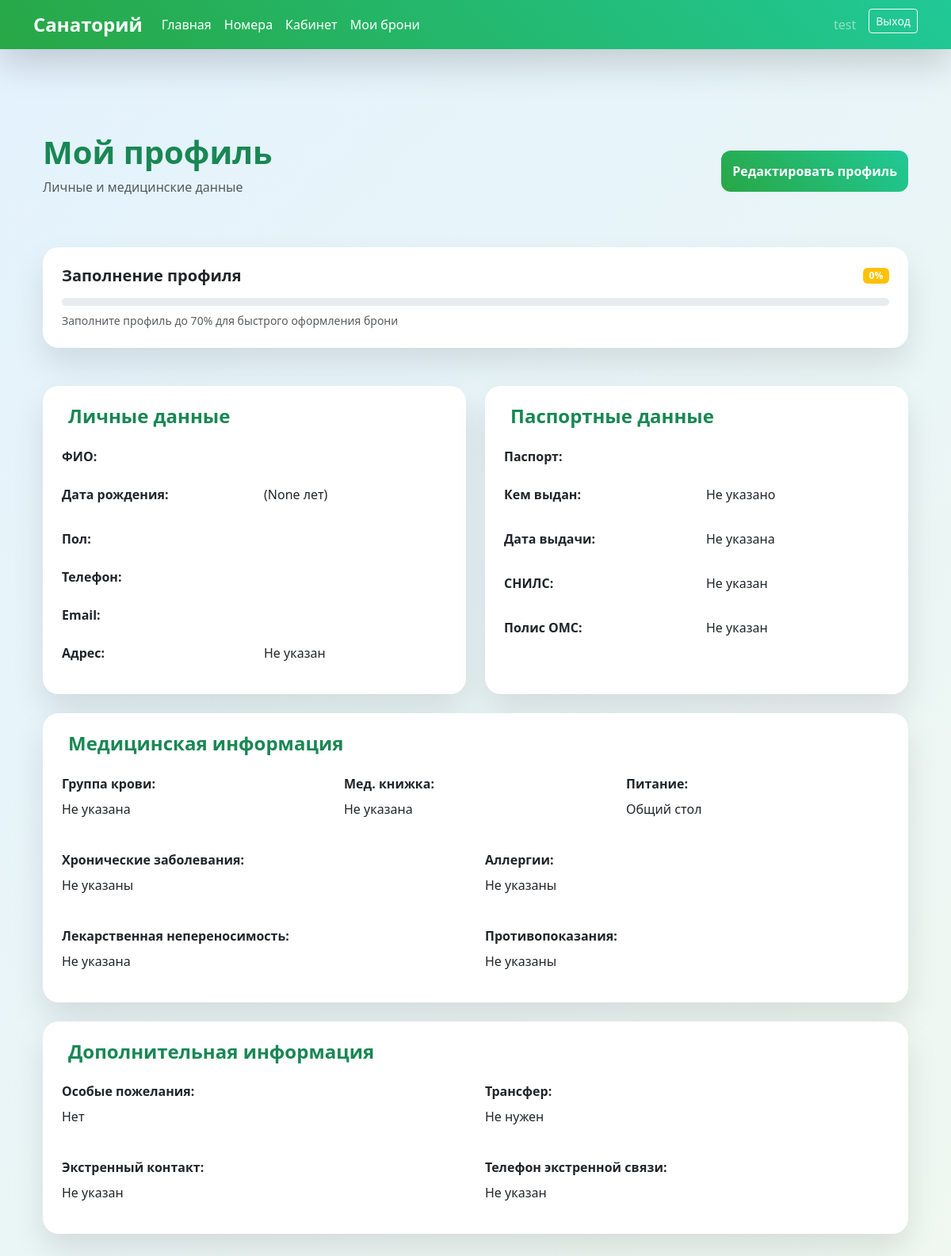
/accounts/profile/ (signed in), run on the app's committed database.
### accounts/models.py (models this page shows, shortened)
class GuestProfile(models.Model):
    GENDER_CHOICES = [
        ('M', 'Мужской'),
        ('F', 'Женский'),
    ]
    BLOOD_TYPE_CHOICES = [
        ('O+', 'O(I) Rh+'),
        ('O-', 'O(I) Rh-'),
        ('A+', 'A(II) Rh+'),
        ('A-', 'A(II) Rh-'),
        ('B+', 'B(III) Rh+'),
        ('B-', 'B(III) Rh-'),
        ('AB+', 'AB(IV) Rh+'),
        ('AB-', 'AB(IV) Rh-'),
    ]
    DIET_CHOICES = [
        ('standard', 'Общий стол'),
        ('dietary', 'Диетическое'),
        ('vegetarian', 'Вегетарианское'),
        ('diabetic', 'Диабетическое'),
        ('salt_free', 'Бессолевое'),
        ('gluten_free', 'Безглютеновое'),
    ]
    user = models.OneToOneField(User, on_delete=models.CASCADE)
    first_name = models.CharField(max_length=30, verbose_name='Имя')
    last_name = models.CharField(max_length=30, verbose_name='Фамилия')
    middle_name = models.CharField(max_length=30, blank=True, verbose_name='Отчество')
    birth_date = models.DateField(null=True, blank=True, verbose_name='Дата рождения')
    gender = models.CharField(max_length=1, choices=GENDER_CHOICES, blank=True, verbose_name='Пол')
    phone = models.CharField(max_length=20, verbose_name='Телефон')
    email = models.EmailField(blank=True, verbose_name='Email')
    address = models.TextField(max_length=200, blank=True, verbose_name='Адрес проживания')
    passport_series = models.CharField(max_length=4, blank=True, verbose_name='Серия паспорта')
    passport_number = models.CharField(max_length=6, blank=True, verbose_name='Номер паспорта')
    passport_issued_by = models.TextField(max_length=200, blank=True, verbose_name='Кем выдан')
    passport_issue_date = models.DateField(null=True, blank=True, verbose_name='Дата выдачи')
    snils = models.CharField(max_length=14, blank=True, verbose_name='СНИЛС',
                             help_text='Формат: XXX-XXX-XXX XX')
    oms_policy = models.CharField(max_length=16, blank=True, verbose_name='Полис ОМС')
    medical_book_number = models.CharField(max_length=50, blank=True, verbose_name='Номер мед. книжки')
    blood_type = models.CharField(max_length=3, choices=BLOOD_TYPE_CHOICES, blank=True, verbose_name='Группа крови')
    chronic_diseases = models.TextField(max_length=500, blank=True, verbose_name='Хронические заболевания')
    allergies = models.TextField(max_length=500, blank=True, verbose_name='Аллергии')
    drug_intolerance = models.TextField(max_length=500, blank=True, verbose_name='Лекарственная непереносимость')
    contraindications = models.TextField(max_length=500, blank=True, verbose_name='Противопоказания к процедурам')
    preferred_diet = models.CharField(max_length=20, choices=DIET_CHOICES, default='standard',
                                      verbose_name='Предпочитаемое питание')
    special_requests = models.TextField(max_length=500, blank=True, verbose_name='Особые пожелания')
    need_transfer = models.BooleanField(default=False, verbose_name='Нужен трансфер')
    emergency_contact = models.CharField(max_length=100, blank=True, verbose_name='Контакт для экстренной связи')
    emergency_phone = models.CharField(max_length=20, blank=True, verbose_name='Телефон экстренной связи')
    created_at = models.DateTimeField(auto_now_add=True, verbose_name='Дата регистрации')
    updated_at = models.DateTimeField(auto_now=True, verbose_name='Дата обновления')
    is_profile_complete = models.BooleanField(default=False, verbose_name='Профиль заполнен')
    class Meta:
        verbose_name = 'Профиль пациента'
        verbose_name_plural = 'Профили пациентов'
    @property
    def full_name(self):
        return f"{self.last_name} {self.first_name} {self.middle_name or ''}".strip()
    @property
    def age(self):
        if self.birth_date:
            today = date.today()
            return today.year - self.birth_date.year - (
                    (today.month, today.day) < (self.birth_date.month, self.birth_date.day)
            )
        return None
    def calculate_profile_completion(self):
        required_fields = ['first_name', 'last_name', 'phone', 'email',
                           'birth_date', 'passport_series', 'passport_number',
                           'snils', 'oms_policy']
        filled = 0
        for field in required_fields:
            value = getattr(self, field)
            if value and str(value).strip():
                filled += 1
        percentage = (filled / len(required_fields)) * 100
        self.is_profile_complete = percentage >= 70
        return percentage

### accounts/views.py (the view)
# urls.py: path('profile/', ProfileView.as_view(), name='profile'),
@method_decorator(login_required, name='dispatch')
class ProfileView(TemplateView):
    template_name = 'profile.html'
    def get_context_data(self, **kwargs):
        context = super().get_context_data(**kwargs)
        user = self.request.user
        profile = get_object_or_404(GuestProfile, user=user)
        profile_completion = profile.calculate_profile_completion()
        context.update({
            'profile': profile,
            'profile_completion': profile_completion,
        })
        return context

### templates/profile.html (shortened to what this page needs)
{% extends 'base.html' %}
{% block content %}
<div class="container py-4">
    <div class="d-flex justify-content-between align-items-center mb-5">
        <div>
            <h1 class="fw-bold text-success mb-2">Мой профиль</h1>
            <p class="text-muted">Личные и медицинские данные</p>
        </div>
        <a href="{% url 'profile_edit' %}" class="btn btn-custom text-white">
            Редактировать профиль
        </a>
    </div>
    <div class="form-card p-4 mb-5">
        <div class="d-flex justify-content-between align-items-center mb-3">
            <h5 class="fw-bold text-dark mb-0">Заполнение профиля</h5>
            <span class="badge bg-{% if profile_completion >= 70 %}success{% else %}warning{% endif %}">
                {{ profile_completion|floatformat:0 }}%
            </span>
        </div>
        <div class="progress" style="height: 10px;">
        </div>
        <small class="text-muted mt-2 d-block">
            {% if profile_completion < 70 %}
            Заполните профиль до 70% для быстрого оформления брони
            {% else %}
            Профиль заполнен достаточно для бронирования
            {% endif %}
        </small>
    </div>
    <div class="row g-4">
        <div class="col-lg-6">
            <div class="form-card p-4 h-100">
                <h4 class="fw-bold text-success mb-4">
                    Личные данные
                </h4>
                <div class="row mb-3">
                    <div class="col-md-6">
                        <p class="mb-2"><strong>ФИО:</strong></p>
                    </div>
                    <div class="col-md-6">
                    </div>
                </div>
                <div class="row mb-3">
                    <div class="col-md-6">
                        <p class="mb-2"><strong>Дата рождения:</strong></p>
                    </div>
                    <div class="col-md-6">
                        <p>{{ profile.birth_date|date:"d.m.Y" }} ({{ profile.age }} лет)</p>
                    </div>
                </div>
                <div class="row mb-3">
                    <div class="col-md-6">
                        <p class="mb-2"><strong>Пол:</strong></p>
                    </div>
                    <div class="col-md-6">
                    </div>
                </div>
                <div class="row mb-3">
                    <div class="col-md-6">
                        <p class="mb-2"><strong>Телефон:</strong></p>
                    </div>
                    <div class="col-md-6">
                    </div>
                </div>
                <div class="row mb-3">
                    <div class="col-md-6">
                        <p class="mb-2"><strong>Email:</strong></p>
                    </div>
                    <div class="col-md-6">
                    </div>
                </div>
                <div class="row">
                    <div class="col-md-6">
                        <p class="mb-2"><strong>Адрес:</strong></p>
                    </div>
                    <div class="col-md-6">
                        <p>{{ profile.address|default:"Не указан"|linebreaksbr }}</p>
                    </div>
                </div>
            </div>
        </div>
        <div class="col-lg-6">
            <div class="form-card p-4 h-100">
                <h4 class="fw-bold text-success mb-4">
                    Паспортные данные
                </h4>
                <div class="row mb-3">
                    <div class="col-md-6">
                        <p class="mb-2"><strong>Паспорт:</strong></p>
                    </div>
                    <div class="col-md-6">
                    </div>
                </div>
                <div class="row mb-3">
                    <div class="col-md-6">
                        <p class="mb-2"><strong>Кем выдан:</strong></p>
                    </div>
                    <div class="col-md-6">
                        <p>{{ profile.passport_issued_by|default:"Не указано"|linebreaksbr }}</p>
                    </div>
                </div>
                <div class="row mb-3">
                    <div class="col-md-6">
                        <p class="mb-2"><strong>Дата выдачи:</strong></p>
                    </div>
                    <div class="col-md-6">
                        <p>{{ profile.passport_issue_date|date:"d.m.Y"|default:"Не указана" }}</p>
                    </div>
                </div>
                <div class="row mb-3">
                    <div class="col-md-6">
                        <p class="mb-2"><strong>СНИЛС:</strong></p>
                    </div>
                    <div class="col-md-6">
                        <p>{{ profile.snils|default:"Не указан" }}</p>
                    </div>
                </div>
                <div class="row">
                    <div class="col-md-6">
                        <p class="mb-2"><strong>Полис ОМС:</strong></p>
                    </div>
                    <div class="col-md-6">
                        <p>{{ profile.oms_policy|default:"Не указан" }}</p>
                    </div>
                </div>
            </div>
        </div>
        <div class="col-12">
            <div class="form-card p-4">
                <h4 class="fw-bold text-success mb-4">
                    Медицинская информация
                </h4>
                <div class="row g-4">
                    <div class="col-md-4">
                        <p class="mb-2"><strong>Группа крови:</strong></p>
                        <p>{{ profile.get_blood_type_display|default:"Не указана" }}</p>
                    </div>
                    <div class="col-md-4">
                        <p class="mb-2"><strong>Мед. книжка:</strong></p>
                        <p>{{ profile.medical_book_number|default:"Не указана" }}</p>
                    </div>
                    <div class="col-md-4">
                        <p class="mb-2"><strong>Питание:</strong></p>
                        <p>{{ profile.get_preferred_diet_display }}</p>
                    </div>
                    <div class="col-md-6">
                        <p class="mb-2"><strong>Хронические заболевания:</strong></p>
                        <p>{{ profile.chronic_diseases|default:"Не указаны"|linebreaksbr }}</p>
                    </div>
                    <div class="col-md-6">
                        <p class="mb-2"><strong>Аллергии:</strong></p>
                        <p>{{ profile.allergies|default:"Не указаны"|linebreaksbr }}</p>
                    </div>
                    <div class="col-md-6">
                        <p class="mb-2"><strong>Лекарственная непереносимость:</strong></p>
                        <p>{{ profile.drug_intolerance|default:"Не указана"|linebreaksbr }}</p>
                    </div>
                    <div class="col-md-6">
                        <p class="mb-2"><strong>Противопоказания:</strong></p>
                        <p>{{ profile.contraindications|default:"Не указаны"|linebreaksbr }}</p>
                    </div>
                </div>
            </div>
        </div>
        <div class="col-12">
            <div class="form-card p-4">
                <h4 class="fw-bold text-success mb-4">
                    Дополнительная информация
                </h4>
                <div class="row g-4">
                    <div class="col-md-6">
                        <p class="mb-2"><strong>Особые пожелания:</strong></p>
                        <p>{{ profile.special_requests|default:"Нет"|linebreaksbr }}</p>
                    </div>
                    <div class="col-md-6">
                        <p class="mb-2"><strong>Трансфер:</strong></p>
                        <p>{{ profile.need_transfer|yesno:"Нужен,Не нужен" }}</p>
                    </div>
                    <div class="col-md-6">
                        <p class="mb-2"><strong>Экстренный контакт:</strong></p>
                        <p>{{ profile.emergency_contact|default:"Не указан" }}</p>
                    </div>
                    <div class="col-md-6">
                        <p class="mb-2"><strong>Телефон экстренной связи:</strong></p>
                        <p>{{ profile.emergency_phone|default:"Не указан" }}</p>
                    </div>
                </div>
            </div>
        </div>
    </div>
</div>
{% endblock %}

### templates/base.html (shortened to what this page needs)
<!DOCTYPE html>
<html lang="ru">
<head>
    <link href="https://cdn.jsdelivr.net/npm/bootstrap@5.3.3/dist/css/bootstrap.min.css" rel="stylesheet">
</head>
<body class="py-5">
    <nav class="navbar navbar-expand-lg navbar-custom fixed-top shadow-lg">
        <div class="container">
            <a class="navbar-brand fw-bold text-white fs-4" href="{% url 'home' %}">Санаторий</a>
            <div class="collapse navbar-collapse" id="navbarMain">
                <ul class="navbar-nav me-auto">
    <li class="nav-item">
        <a class="nav-link text-white {% if request.path == '/' %}active{% endif %}"
           href="{% url 'home' %}">Главная</a>
    </li>
    <li class="nav-item">
        <a class="nav-link text-white {% if 'rooms' in request.path %}active{% endif %}"
           href="{% url 'rooms' %}">Номера</a>
    </li>
    {% if user.is_authenticated %}
    <li class="nav-item">
        <a class="nav-link text-white {% if 'dashboard' in request.path %}active{% endif %}"
           href="{% url 'dashboard' %}">Кабинет</a>
    </li>
    <li class="nav-item">
        <a class="nav-link text-white {% if 'booking' in request.path %}active{% endif %}"
           href="{% url 'booking_list' %}">Мои брони</a>
    </li>
    {% endif %}
</ul>
                <div class="navbar-nav ms-auto">
                    {% if user.is_authenticated %}
                    <span class="navbar-text text-white-50 me-3">{{ user.username }}</span>
                    <form method="post" action="{% url 'logout' %}" class="d-inline">
                        <button class="btn btn-outline-light btn-sm">Выход</button>
                    </form>
                    {% else %}
                    <a href="{% url 'login' %}" class="btn btn-outline-light btn-sm me-2">Вход</a>
                    <a href="{% url 'signup' %}" class="btn btn-light btn-sm">Регистрация</a>
                    {% endif %}
                </div>
            </div>
        </div>
    </nav>
    <main class="container py-5 mt-5">
        {% block content %}{% endblock %}
    </main>
</body>
</html>

### templates/base.html (style rules this page uses)
body { background: linear-gradient(135deg, #e3f2fd 0%, #f0f8f0 100%); min-height: 100vh; font-family: 'Segoe UI', Tahoma, sans-serif; }
.form-card { background: white; border-radius: 20px; box-shadow: 0 20px 40px rgba(0,0,0,0.1); border: none; margin: auto; }
.btn-custom { background: linear-gradient(45deg, #28a745, #20c997); border: none; border-radius: 12px; padding: 14px; font-weight: 600; transition: all 0.3s; }
.navbar-custom { background: linear-gradient(45deg, #28a745, #20c997) !important; }

### data on the page
GuestProfile: age "None", address "Не указан", passport_issued_by "Не указано", passport_issue_date "Не указана", snils "Не указан", oms_policy "Не указан", blood_type "Не указана", medical_book_number "Не указана", preferred_diet "Общий стол", chronic_diseases "Не указаны", allergies "Не указаны", drug_intolerance "Не указана", contraindications "Не указаны", special_requests "Нет", need_transfer "Не нужен", emergency_contact "Не указан", emergency_phone "Не указан"

### other printed values
{{ user.username }} "test"
{{ profile_completion|floatformat:0 }} "0"
